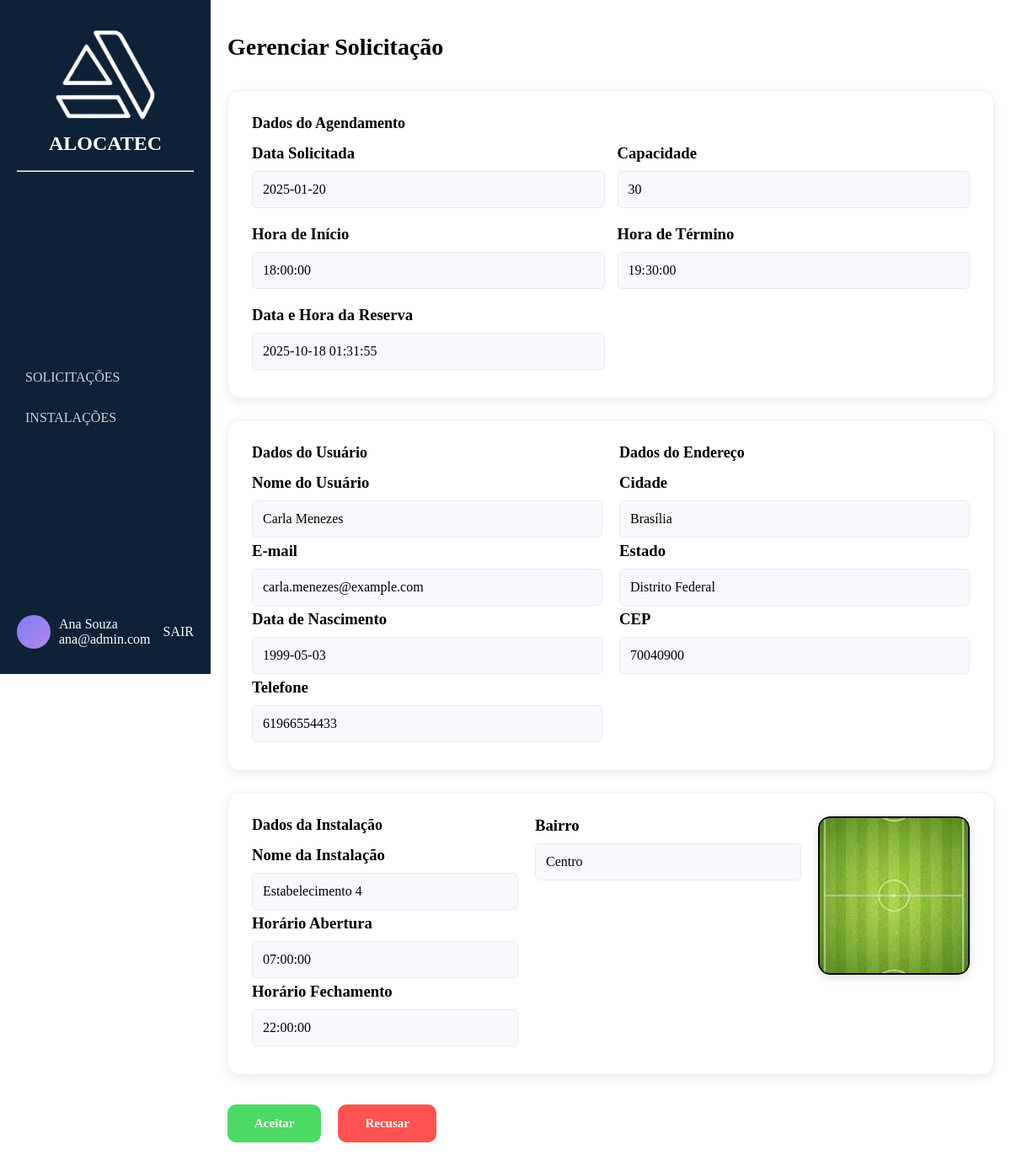
Page /pages/gerenciar_solicitacao/gerenciar.php?id=4 (signed in) on the committed database.
### tables this page shows
CREATE TABLE reserva (
    id_reserva INT AUTO_INCREMENT PRIMARY KEY,
    data DATE NOT NULL,
    horario_inicio TIME NOT NULL,
    horario_fim TIME NOT NULL,
    status ENUM('pendente', 'concluída', 'cancelada') NOT NULL,
    capacidade INT NOT NULL, 
     data_reserva DATETIME DEFAULT CURRENT_TIMESTAMP,
    id_usuario INT NOT NULL,
    id_estabelecimento INT NOT NULL,
    id_espaco INT NOT NULL,
    id_administrador INT NOT NULL,
    FOREIGN KEY (id_usuario) REFERENCES usuario(id_usuario),
    FOREIGN KEY (id_estabelecimento) REFERENCES estabelecimento(id_estabelecimento),
    FOREIGN KEY (id_espaco) REFERENCES espaco(id_espaco),
    FOREIGN KEY (id_administrador) REFERENCES administrador(id_administrador)
);

CREATE TABLE usuario (
    id_usuario INT AUTO_INCREMENT PRIMARY KEY,
    nome_usu VARCHAR(100) NOT NULL,
    email VARCHAR(100) NOT NULL,
    telefone VARCHAR(20) NOT NULL,
    data_nas date not null,
    estado varchar(50) not null,
    cidade varchar(100) not null,
    cep varchar(8) not null,
    cpf VARCHAR(20) NOT NULL,
    endereco VARCHAR(150) NOT NULL,
    senha VARCHAR(255) NOT NULL,
    genero enum('F', 'M') not null
);

CREATE TABLE estabelecimento (
    id_estabelecimento INT AUTO_INCREMENT PRIMARY KEY,
    nome_est VARCHAR(100) NOT NULL,
    tipo ENUM('Vôlei','Futebol','Basquete','Piscina', 'Poliesportivo','Outros') NOT NULL,
    endereco VARCHAR(150) NOT NULL,
    numero NUMERIC(5) NOT NULL,
    bairro VARCHAR(150) NOT NULL,
    cep VARCHAR(10) NOT NULL,
    cidade VARCHAR(150) NOT NULL,
    complemento VARCHAR(150),
    uf VARCHAR(2) NOT NULL,
    status ENUM('Ativo', 'Inativo') NOT NULL,
    inicio TIME NOT NULL,
    termino TIME NOT NULL,
    disponibilidade ENUM('Seg-Sex', 'Sab-Dom', 'Seg-Dom') NOT NULL,
    id_administrador INT NOT NULL,
    FOREIGN KEY (id_administrador) REFERENCES administrador(id_administrador)
);

### login/login.php (called while the page is built, shortened)
<?php
if (session_status() === PHP_SESSION_NONE) {
class Store {
    public static function get($key) {
        return $_SESSION[$key] ?? null;
    }
}
}

### pages/gerenciar_solicitacao/gerenciar.php (the view, shortened to what this page needs)
<?php
require_once '../../login/login.php';
$usuario = Store::get('usuario');
?>
<!DOCTYPE html>
<html lang="pt-br">
<head>
    <link rel="stylesheet" href="gerenciar.css">
</head>
<body>
<div class="container">
    <aside class="sidebar">
        <div class="logo">
            <div class="icone-logo">
                <img src="./img/logo.png" alt="Logo">
            </div>
            <h2>ALOCATEC</h2>
            <br>
            <hr>
        </div>
        <nav>
            <ul>
                <li><a href="../solicitacao/solicitacao.php">SOLICITAÇÕES</a></li>
                <li><a href="../instalacoes/instalacoes.php">INSTALAÇÕES</a></li>
            </ul>
        </nav>
        <div class="user">
            <div class="avatar"></div>
            <div class="user-info">
                <p class="nome"><?= htmlspecialchars($usuario['nome']); ?></p>
                <p class="cargo"><?= htmlspecialchars($usuario['email']); ?></p>
            </div>
            <a href="../../login/logout.php" class="logout">SAIR</a>
        </div>
    </aside>
    <main class="content">
          <div class="cards-wrapper">
        <h1>Gerenciar Solicitação</h1>
<?php
require_once '../../database/conexao_bd_mysql.php';
$id = intval($_GET['id']);
$sql = "
SELECT
    s.*,
    u.nome_usu, u.email, u.data_nas, u.telefone,
    e.bairro, u.estado, u.cidade, u.cep,
    e.nome_est AS nome_est, e.inicio, e.termino,
    esp.capacidade AS capacidade_espaco,
    esp.cobertura,
    esp.localidade
FROM reserva s
INNER JOIN usuario u
    ON s.id_usuario = u.id_usuario
INNER JOIN estabelecimento e
    ON s.id_estabelecimento = e.id_estabelecimento
INNER JOIN espaco esp
    ON s.id_espaco = esp.id_espaco
WHERE s.id_reserva = $id";
$reservas = mysqli_query($conexao_servidor_bd, $sql);
$value = mysqli_fetch_assoc($reservas);
?>
        <section class="card">
            <h2>Dados do Agendamento</h2>
            <div class="grid">
                <div>
                    <h3>Data Solicitada</h3>
                    <p><?= htmlspecialchars($value['data']) ?></p>
                </div>
                <div>
                    <h3>Capacidade</h3>
                    <p><?= htmlspecialchars($value['capacidade']) ?></p>
                </div>
                <div>
                    <h3>Hora de Início</h3>
                    <p><?= htmlspecialchars($value['horario_inicio']) ?></p>
                </div>
                <div>
                    <h3>Hora de Término</h3>
                    <p><?= htmlspecialchars($value['horario_fim']) ?></p>
                </div>
                <div>
                    <h3>Data e Hora da Reserva</h3>
                    <p><?= htmlspecialchars($value['data_reserva']) ?></p>
                </div>
            </div>
        </section>
        <section class="card row">
            <div class="col">
                <h2>Dados do Usuário</h2>
                <h3>Nome do Usuário</h3>
                <p><?= htmlspecialchars($value['nome_usu']) ?></p>
                <h3>E-mail</h3>
                <p><?= htmlspecialchars($value['email']) ?></p>
                <h3>Data de Nascimento</h3>
                <p><?= htmlspecialchars($value['data_nas']) ?></p>
                <h3>Telefone</h3>
                <p><?= htmlspecialchars($value['telefone']) ?></p>
            </div>
            <div class="col">
                <h2>Dados do Endereço</h2>
                <h3>Cidade</h3>
                <p><?= htmlspecialchars($value['cidade']) ?></p>
                <h3>Estado</h3>
                <p><?= htmlspecialchars($value['estado']) ?></p>
                <h3>CEP</h3>
                <p><?= htmlspecialchars($value['cep']) ?></p>
            </div>
        </section>
        <section class="card row">
            <div class="col">
                <h2>Dados da Instalação</h2>
                <h3>Nome da Instalação</h3>
                <p><?= htmlspecialchars($value['nome_est']) ?></p>
                <h3>Horário Abertura</h3>
                <p><?= htmlspecialchars($value['inicio']) ?></p>
                <h3>Horário Fechamento</h3>
                <p><?= htmlspecialchars($value['termino']) ?></p>
            </div>
            <div class="col">
                <h3>Bairro</h3>
                <p><?= htmlspecialchars($value['bairro']) ?></p>
            </div>
            <div class="install-img">
                <img src="./img/futebol.png" alt="Imagem da instalação">
            </div>
        </section>
        <div class="actions">
            <button class="accept" onclick="aceitarReserva(<?= $value['id_reserva'] ?>)">Aceitar</button>
            <button class="reject">Recusar</button>
        </div>
</div>
    </main>
</div>
</body>
</html>

### pages/gerenciar_solicitacao/gerenciar.css (style rules this page uses)
* { margin: 0; padding: 0; box-sizing: border-box; font-family: "Nunito"; }
body { background: #ffffff; }
.container { display: flex; }
.sidebar { position: fixed; left: 0; top: 0; height: 100vh; width: 250px; background: #0d2137; color: white; display: flex; flex-direction: column; justify-content: space-between; padding: 30px 20px; }
.logo { text-align: center; margin-bottom: 10px; }
.logo img { width: 120px; height: auto; }
nav ul { list-style: none; }
nav ul li { padding: 15px 10px; cursor: pointer; opacity: 0.8; transition: 0.3s; }
a { text-decoration: none; color: white; }
.user { display: flex; align-items: center; gap: 10px; }
.avatar { width: 40px; height: 40px; background: linear-gradient(135deg, #7f7ff5, #b388eb); border-radius: 50%; }
.logout { margin-left: auto; }
.content { margin-left: 250px; width: calc(100% - 250px); min-height: 100vh; display: flex; justify-content: center; padding: 40px 20px; }
.cards-wrapper { width: 100%; max-width: 1100px; display: flex; flex-direction: column; gap: 25px; }
.content h1 { font-size: 28px; font-weight: 700; margin-bottom: 10px; }
.card { background: white; border-radius: 14px; padding: 28px; box-shadow: 0 4px 12px rgba(0, 0, 0, 0.08); border: 1px solid #eef0f4; }
.card h2 { font-size: 18px; margin-bottom: 14px; }
.grid { display: grid; grid-template-columns: repeat(2, 1fr); gap: 15px; }
.grid p, .col p { background: #f7f9fc; padding: 12px; border-radius: 6px; border: 1px solid #e4e8ef; margin-top: 10px; margin-bottom: 5px; }
.row { display: flex; gap: 20px; }
.col { flex: 1; }
.install-img img { width: 180px; border-radius: 14px; box-shadow: 0 4px 12px rgba(0, 0, 0, 0.12); }
.actions { margin-top: 10px; display: flex; gap: 20px; }
.accept, .reject { padding: 14px 32px; border: none; border-radius: 10px; font-weight: 600; cursor: pointer; font-size: 15px; transition: 0.25s; }
.accept { background: #4cd964; color: white; }
.reject { background: #ff5252; color: white; }

### rows in the picture
reserva: data "2025-01-20", capacidade "30", horario_inicio "18:00:00", horario_fim "19:30:00", data_reserva "2025-10-18 01:31:55", id_usuario.nome_usu "Carla Menezes", id_usuario.email "carla.menezes@example.com", id_usuario.data_nas "1999-05-03", id_usuario.telefone "61966554433", id_usuario.cidade "Brasília", id_usuario.estado "Distrito Federal", id_usuario.cep "70040900", id_estabelecimento.nome_est "Estabelecimento 4", id_estabelecimento.inicio "07:00:00", id_estabelecimento.termino "22:00:00", id_estabelecimento.bairro "Centro"

### other values in the picture
$usuario['nome'] "Ana Souza"
$usuario['email'] "ana@admin.com"
